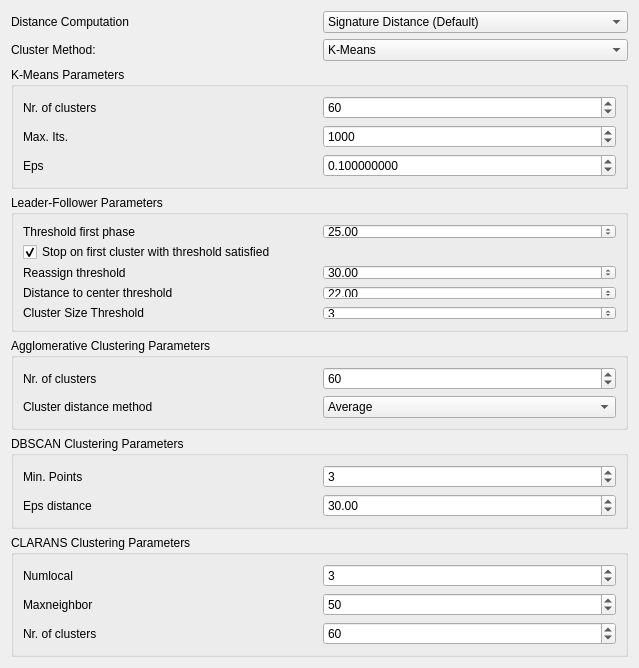
<?xml version="1.0" encoding="UTF-8"?>
<ui version="4.0">
 <class>ClusterMethodWidget</class>
 <widget class="QWidget" name="ClusterMethodWidget">
  <property name="geometry">
   <rect>
    <x>0</x>
    <y>0</y>
    <width>639</width>
    <height>668</height>
   </rect>
  </property>
  <property name="sizePolicy">
   <sizepolicy hsizetype="Preferred" vsizetype="Maximum">
    <horstretch>0</horstretch>
    <verstretch>0</verstretch>
   </sizepolicy>
  </property>
  <property name="windowTitle">
   <string>Form</string>
  </property>
  <layout class="QVBoxLayout" name="verticalLayout">
   <property name="spacing">
    <number>-1</number>
   </property>
   <property name="sizeConstraint">
    <enum>QLayout::SetMaximumSize</enum>
   </property>
   <item>
    <layout class="QGridLayout" name="gridLayout_2">
     <property name="sizeConstraint">
      <enum>QLayout::SetFixedSize</enum>
     </property>
     <item row="1" column="0">
      <widget class="QLabel" name="label_5">
       <property name="text">
        <string>Distance Computation</string>
       </property>
      </widget>
     </item>
     <item row="1" column="1">
      <widget class="QComboBox" name="distanceComputationComboBox">
       <item>
        <property name="text">
         <string>Signature Distance (Default)</string>
        </property>
       </item>
       <item>
        <property name="text">
         <string>Features</string>
        </property>
       </item>
      </widget>
     </item>
     <item row="2" column="0">
      <widget class="QLabel" name="clusterMethodLabel">
       <property name="text">
        <string>Cluster Method:</string>
       </property>
      </widget>
     </item>
     <item row="2" column="1">
      <widget class="QComboBox" name="clusterMethodComboBox">
       <property name="currentIndex">
        <number>0</number>
       </property>
       <item>
        <property name="text">
         <string>K-Means</string>
        </property>
       </item>
       <item>
        <property name="text">
         <string>Leader-Follower (Default)</string>
        </property>
       </item>
       <item>
        <property name="text">
         <string>Agglomerative</string>
        </property>
       </item>
       <item>
        <property name="text">
         <string>DBSCAN</string>
        </property>
       </item>
       <item>
        <property name="text">
         <string>CLARANS</string>
        </property>
       </item>
      </widget>
     </item>
    </layout>
   </item>
   <item>
    <widget class="QGroupBox" name="kMeansParametersGroupBox">
     <property name="sizePolicy">
      <sizepolicy hsizetype="Preferred" vsizetype="Fixed">
       <horstretch>0</horstretch>
       <verstretch>0</verstretch>
      </sizepolicy>
     </property>
     <property name="title">
      <string>K-Means Parameters</string>
     </property>
     <layout class="QGridLayout">
      <item row="0" column="0">
       <widget class="QLabel" name="label">
        <property name="text">
         <string>Nr. of clusters</string>
        </property>
       </widget>
      </item>
      <item row="0" column="1">
       <widget class="QSpinBox" name="kmeansNClusterSpinBox">
        <property name="minimum">
         <number>1</number>
        </property>
        <property name="maximum">
         <number>10000</number>
        </property>
        <property name="value">
         <number>60</number>
        </property>
       </widget>
      </item>
      <item row="1" column="0">
       <widget class="QLabel" name="label_2">
        <property name="text">
         <string>Max. Its.</string>
        </property>
       </widget>
      </item>
      <item row="1" column="1">
       <widget class="QSpinBox" name="kmeansMaxItsSpinBox">
        <property name="minimum">
         <number>1</number>
        </property>
        <property name="maximum">
         <number>1000000000</number>
        </property>
        <property name="value">
         <number>1000</number>
        </property>
       </widget>
      </item>
      <item row="2" column="0">
       <widget class="QLabel" name="label_3">
        <property name="text">
         <string>Eps</string>
        </property>
       </widget>
      </item>
      <item row="2" column="1">
       <widget class="QDoubleSpinBox" name="kmeansEpsSpinBox">
        <property name="decimals">
         <number>9</number>
        </property>
        <property name="singleStep">
         <double>0.100000000000000</double>
        </property>
        <property name="value">
         <double>0.100000000000000</double>
        </property>
       </widget>
      </item>
     </layout>
    </widget>
   </item>
   <item>
    <widget class="QGroupBox" name="leaderFollowerParametersGroupBox">
     <property name="sizePolicy">
      <sizepolicy hsizetype="Preferred" vsizetype="Fixed">
       <horstretch>0</horstretch>
       <verstretch>0</verstretch>
      </sizepolicy>
     </property>
     <property name="title">
      <string>Leader-Follower Parameters</string>
     </property>
     <layout class="QGridLayout" name="_4">
      <item row="0" column="0">
       <widget class="QLabel" name="label_4">
        <property name="text">
         <string>Threshold first phase</string>
        </property>
       </widget>
      </item>
      <item row="0" column="1">
       <widget class="QDoubleSpinBox" name="lfThresholdSpinBox">
        <property name="toolTip">
         <string>The sample threshold for the first phase of the clustering.</string>
        </property>
        <property name="prefix">
         <string/>
        </property>
        <property name="maximum">
         <double>99999999999999991611392.000000000000000</double>
        </property>
        <property name="singleStep">
         <double>0.500000000000000</double>
        </property>
        <property name="value">
         <double>25.000000000000000</double>
        </property>
       </widget>
      </item>
      <item row="1" column="0">
       <widget class="QCheckBox" name="stopOnFirstClusterCheckBox">
        <property name="toolTip">
         <string>The clustering process in stage 1 assigns a sample to a cluster as soon as the threshold is satisfied. This speeds up the computation especially for large datasets, but results in a lower clustering quality.</string>
        </property>
        <property name="text">
         <string>Stop on first cluster with threshold satisfied</string>
        </property>
        <property name="checked">
         <bool>true</bool>
        </property>
       </widget>
      </item>
      <item row="2" column="0">
       <widget class="QLabel" name="label_6">
        <property name="text">
         <string>Reassign threshold</string>
        </property>
       </widget>
      </item>
      <item row="2" column="1">
       <widget class="QDoubleSpinBox" name="lfReassignThresholdSpinBox">
        <property name="toolTip">
         <string>The sample threshold for the reassignment stage of the clustering. All samples that do exceed this threshold for all prototypes are thrown into a 'junk' cluster, which is always the first cluster in the cluserting result.</string>
        </property>
        <property name="prefix">
         <string/>
        </property>
        <property name="maximum">
         <double>99999999999999991611392.000000000000000</double>
        </property>
        <property name="singleStep">
         <double>0.500000000000000</double>
        </property>
        <property name="value">
         <double>30.000000000000000</double>
        </property>
       </widget>
      </item>
      <item row="3" column="0">
       <widget class="QLabel" name="label_15">
        <property name="text">
         <string>Distance to center threshold</string>
        </property>
       </widget>
      </item>
      <item row="3" column="1">
       <widget class="QDoubleSpinBox" name="lfDistanceToCenterThresholdSpinBox">
        <property name="toolTip">
         <string>Only samples which distance to the cluster center after stage one is greater than this threshold are reassigned!</string>
        </property>
        <property name="prefix">
         <string/>
        </property>
        <property name="maximum">
         <double>99999999999999991611392.000000000000000</double>
        </property>
        <property name="singleStep">
         <double>0.500000000000000</double>
        </property>
        <property name="value">
         <double>22.000000000000000</double>
        </property>
       </widget>
      </item>
      <item row="4" column="0">
       <widget class="QLabel" name="label_7">
        <property name="text">
         <string>Cluster Size Threshold</string>
        </property>
       </widget>
      </item>
      <item row="4" column="1">
       <widget class="QSpinBox" name="lfClusterSizeThresholdSpinBox">
        <property name="toolTip">
         <string>Break up clusters with nElements &lt;= threshold and reassign them in stage 2 of the clustering process.</string>
        </property>
        <property name="maximum">
         <number>999999999</number>
        </property>
        <property name="value">
         <number>3</number>
        </property>
       </widget>
      </item>
     </layout>
    </widget>
   </item>
   <item>
    <widget class="QGroupBox" name="agglomerativeParametersGroupBox">
     <property name="sizePolicy">
      <sizepolicy hsizetype="Preferred" vsizetype="Fixed">
       <horstretch>0</horstretch>
       <verstretch>0</verstretch>
      </sizepolicy>
     </property>
     <property name="title">
      <string>Agglomerative Clustering Parameters</string>
     </property>
     <layout class="QGridLayout">
      <item row="0" column="0">
       <widget class="QLabel" name="label_8">
        <property name="text">
         <string>Nr. of clusters</string>
        </property>
       </widget>
      </item>
      <item row="0" column="1">
       <widget class="QSpinBox" name="agglomerativeNClusterSpinBox">
        <property name="minimum">
         <number>1</number>
        </property>
        <property name="maximum">
         <number>10000</number>
        </property>
        <property name="value">
         <number>60</number>
        </property>
       </widget>
      </item>
      <item row="1" column="0">
       <widget class="QLabel" name="label_9">
        <property name="text">
         <string>Cluster distance method</string>
        </property>
       </widget>
      </item>
      <item row="1" column="1">
       <widget class="QComboBox" name="aggloClusterDistComboBox">
        <property name="currentIndex">
         <number>0</number>
        </property>
        <item>
         <property name="text">
          <string>Average</string>
         </property>
        </item>
        <item>
         <property name="text">
          <string>Minimum</string>
         </property>
        </item>
        <item>
         <property name="text">
          <string>Maximum</string>
         </property>
        </item>
       </widget>
      </item>
     </layout>
    </widget>
   </item>
   <item>
    <widget class="QGroupBox" name="dbscanParametersGroupBox">
     <property name="sizePolicy">
      <sizepolicy hsizetype="Preferred" vsizetype="Fixed">
       <horstretch>0</horstretch>
       <verstretch>0</verstretch>
      </sizepolicy>
     </property>
     <property name="title">
      <string>DBSCAN Clustering Parameters</string>
     </property>
     <layout class="QGridLayout" name="_2">
      <item row="0" column="0">
       <widget class="QLabel" name="label_10">
        <property name="text">
         <string>Min. Points</string>
        </property>
       </widget>
      </item>
      <item row="0" column="1">
       <widget class="QSpinBox" name="minPtsSpinBox">
        <property name="toolTip">
         <string>Minimum number of points that have to make up a cluster.</string>
        </property>
        <property name="minimum">
         <number>1</number>
        </property>
        <property name="maximum">
         <number>100000</number>
        </property>
        <property name="value">
         <number>3</number>
        </property>
       </widget>
      </item>
      <item row="1" column="0">
       <widget class="QLabel" name="label_11">
        <property name="text">
         <string>Eps distance</string>
        </property>
       </widget>
      </item>
      <item row="1" column="1">
       <widget class="QDoubleSpinBox" name="epsSpinBox">
        <property name="toolTip">
         <string>Threshold distance for cluster creation</string>
        </property>
        <property name="maximum">
         <double>999999999.000000000000000</double>
        </property>
        <property name="value">
         <double>30.000000000000000</double>
        </property>
       </widget>
      </item>
     </layout>
    </widget>
   </item>
   <item>
    <widget class="QGroupBox" name="claransParametersGroupBox">
     <property name="sizePolicy">
      <sizepolicy hsizetype="Preferred" vsizetype="Fixed">
       <horstretch>0</horstretch>
       <verstretch>0</verstretch>
      </sizepolicy>
     </property>
     <property name="title">
      <string>CLARANS Clustering Parameters</string>
     </property>
     <layout class="QGridLayout" name="_3">
      <item row="0" column="0">
       <widget class="QLabel" name="label_12">
        <property name="text">
         <string>Numlocal</string>
        </property>
       </widget>
      </item>
      <item row="0" column="1">
       <widget class="QSpinBox" name="numlocalSpinBox">
        <property name="minimum">
         <number>1</number>
        </property>
        <property name="maximum">
         <number>100000</number>
        </property>
        <property name="value">
         <number>3</number>
        </property>
       </widget>
      </item>
      <item row="1" column="0">
       <widget class="QLabel" name="label_13">
        <property name="text">
         <string>Maxneighbor</string>
        </property>
       </widget>
      </item>
      <item row="1" column="1">
       <widget class="QSpinBox" name="maxneighborSpinBox">
        <property name="minimum">
         <number>1</number>
        </property>
        <property name="maximum">
         <number>100000</number>
        </property>
        <property name="value">
         <number>50</number>
        </property>
       </widget>
      </item>
      <item row="2" column="0">
       <widget class="QLabel" name="label_14">
        <property name="text">
         <string>Nr. of clusters</string>
        </property>
       </widget>
      </item>
      <item row="2" column="1">
       <widget class="QSpinBox" name="claransNClusterSpinBox">
        <property name="minimum">
         <number>1</number>
        </property>
        <property name="maximum">
         <number>10000</number>
        </property>
        <property name="value">
         <number>60</number>
        </property>
       </widget>
      </item>
     </layout>
    </widget>
   </item>
  </layout>
 </widget>
 <resources/>
 <connections/>
</ui>
